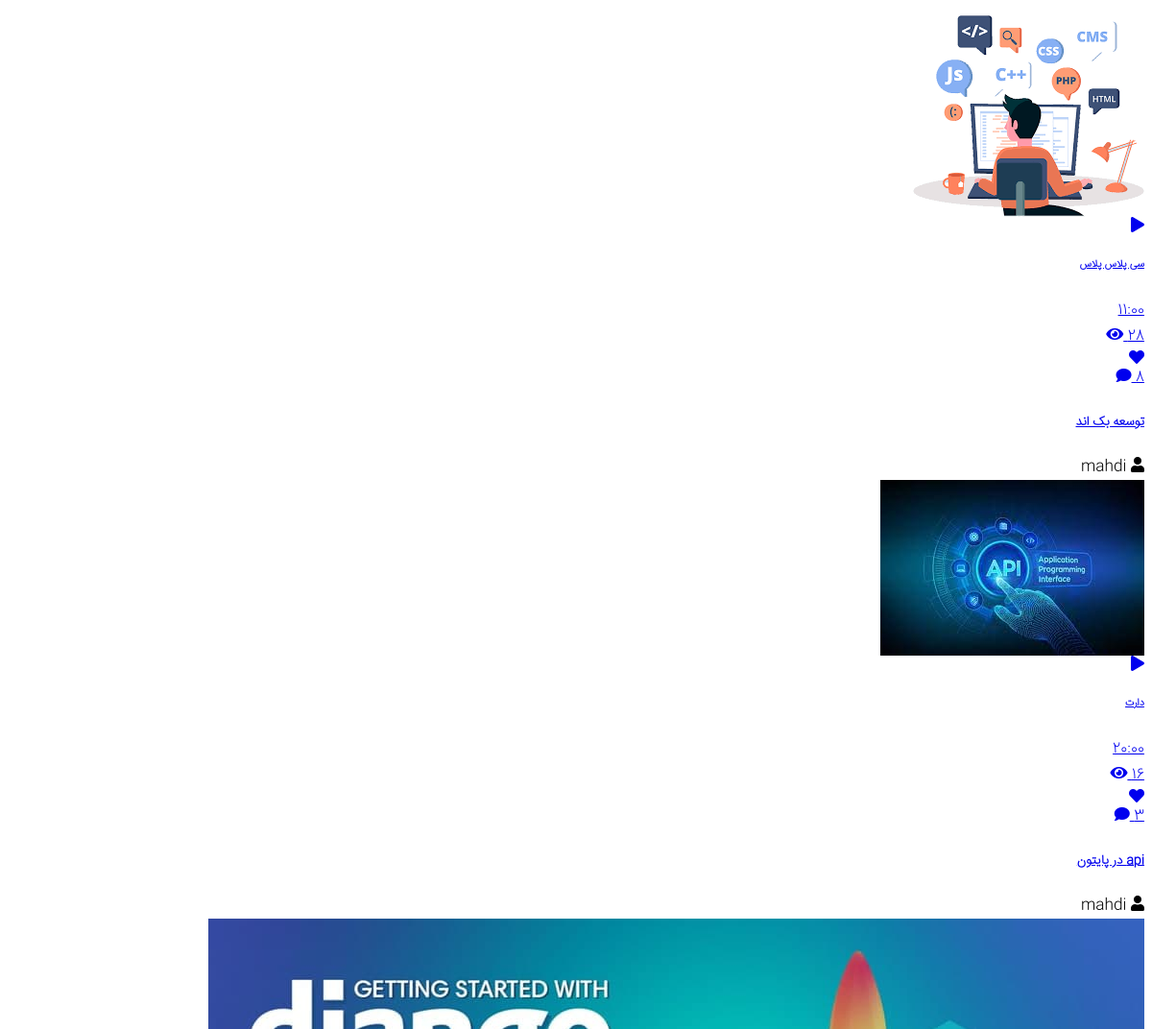
Before: /category/سی-پلاس-پلاس/ (middle part) with the older database file.
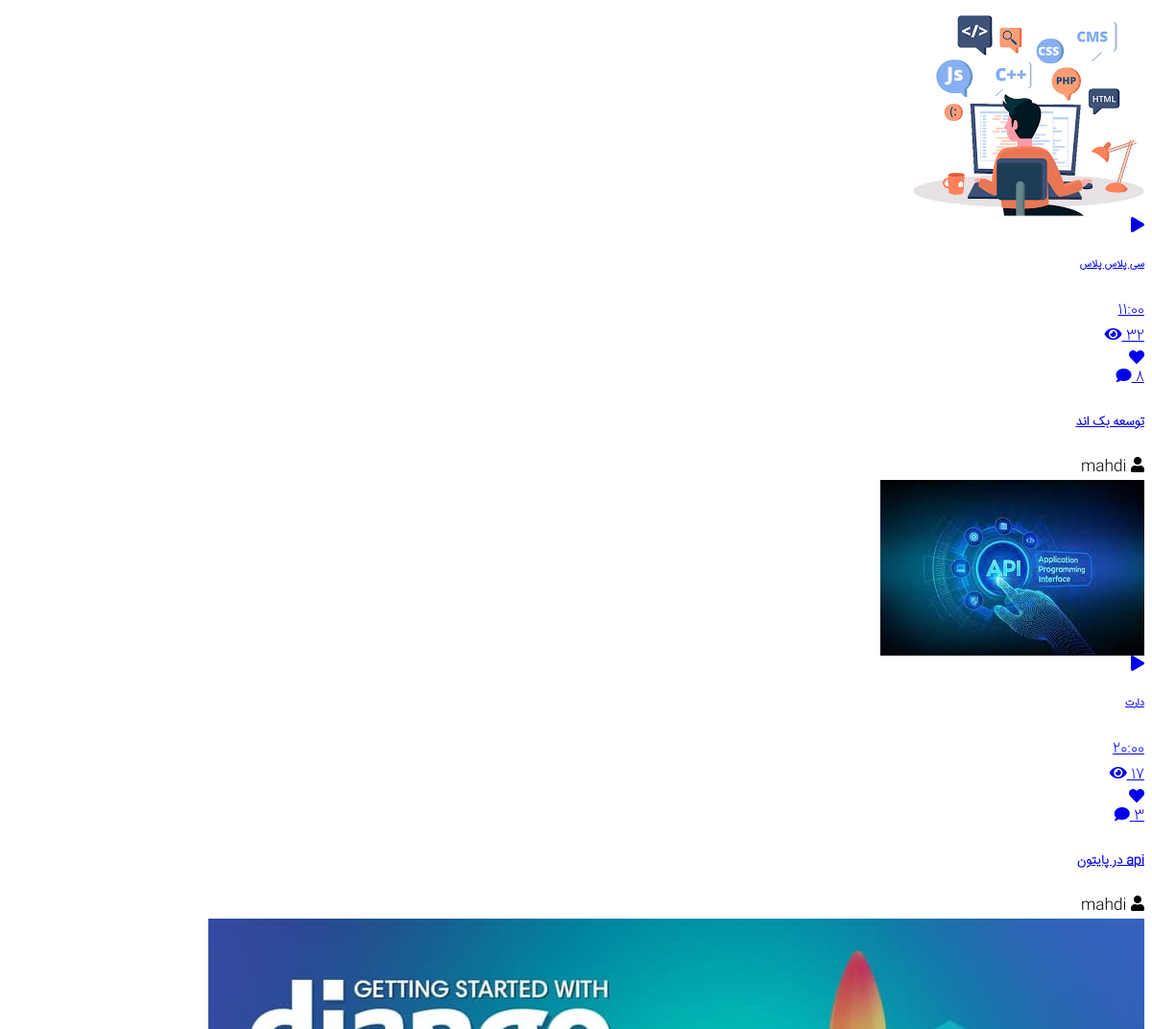
After: the same page with the newer database file.
### Tutorial_app/models.py (models this page shows, shortened)
class VideoTutorial(models.Model):
    teacher=models.ForeignKey(Techer,on_delete=models.CASCADE,related_name="video_tutorial")
    video=models.FileField(upload_to="videototorial/video")
    titel=models.CharField(max_length=100,unique=True)
    video_cover=models.FileField(upload_to="videotutorial/iamge")
    video_time=models.TimeField()
    created=models.DateTimeField(auto_now_add=True)
    view=models.IntegerField(default=0)
    discription=models.TextField()
    tag=models.ManyToManyField(Tags,related_name="videotutorial")
    category=models.ManyToManyField(SubCategory,related_name="videotutorial")
    slug=models.SlugField(null=True,blank=True,allow_unicode=True)
    is_active=models.BooleanField(default=False)
    special_video=models.BooleanField()
    class Meta:
        ordering=("-created",)
    def get_absulot_url(self):
        return reverse("Home:detail_video",kwargs={"slug":self.slug})

class SubCategory(models.Model):
    category=models.ManyToManyField(Category,related_name="subcategory")
    name=models.CharField(max_length=30)
    slug=models.SlugField(null=True,blank=True,allow_unicode=True)
    created=models.DateTimeField(auto_now_add=True)
    def __str__(self):
        return self.name

### Acount_app/models.py (models this page shows, shortened)
class Techer(models.Model):
    user=models.ForeignKey(User,on_delete=models.CASCADE,related_name="teacher")
    about_me=models.TextField()
    followers=models.ManyToManyField(User,related_name="followers",null=True,blank=True)
    slug=models.SlugField(null=True,blank=True,allow_unicode=True)
    resume=models.FileField(upload_to="teacher/cv",null=True,blank=True)
    is_active=models.BooleanField(default=False)

class User(AbstractBaseUser):
    email = models.EmailField(
        verbose_name='email address',
        max_length=255,
        unique=True,
    )
    username=models.CharField(max_length=100)
    phone_number = models.CharField(max_length=15, blank=True, null=True)
    image = models.FileField(upload_to="user/image", default="defult/index.jpg", blank=True, null=True)
    is_teacher = models.BooleanField(default=False)
    is_active = models.BooleanField(default=True)
    is_admin = models.BooleanField(default=False)
    full_name=models.CharField(max_length=50)
    special_user=models.DateTimeField(default=timezone.now())
    objects = MyUserManager()
    USERNAME_FIELD = 'email'

### Home_app/views.py (called while the page is built)
def CategoryVideo(request,slug):
    sub=SubCategory.objects.get(slug=slug)
    video=sub.videotutorial
    return render(request,"Home_app/CategoryVideo.html",{"video":video})

### context_processor/context_processor.py (called while the page is built)
def categorydata(request):
    context=Category.objects.all()
    return {
        "category":context
    }

def check_activ_teacher(request):
    if request.user.is_authenticated:
        user=request.user
        teacher=Techer.objects.filter(user=user,is_active=True).exists()
        if teacher:
            return {"is_teacher":True}
        return {"is_teacher":False}
    return {"is_teacher": False}

### Home_app/templates/Home_app/CategoryVideo.html (shortened to what this page needs)
{% extends "base.html" %}
{% load static %}
{% block content %}
    <main>
        <section class="py-5">
            <div class="container">
                <div class="row">
                    {% for item in video.all %}
                    <div class="col-md-6 col-lg-4 my-2">
                        <div class="custom-bg">
                            <div class="video-card">
                                <a href="video-detail.html" class="position-relative d-block ">
                                    <img src="{{ item.video_cover.url }}" alt="" class="img-fluid w-100 h-100">
                                    <div class="video-play-btn">
                                        <i class="fa fa-play"></i>
                                    </div>
                                    <div class="d-flex align-items-center justify-content-between video-category-time">
                                        <h6 class="">{{ item.category.all.0 }}</h6>
                                        <span class="vid-time">{{ item.video_time }}</span>
                                    </div>
                                    <div class="video-card-details">
                                        <div>
                                            <span>{{ item.view }}</span>
                                            <i class="fa fa-eye"></i>
                                        </div>
                                        <div>
                                            <i class="fa fa-heart"></i>
                                        </div>
                                        <div>
                                            <span>{{ item.comment.all.count }}</span>
                                            <i class="fa fa-comment"></i>
                                        </div>
                                    </div>
                                </a>
                            </div>
                            <a href="{{ item.get_absulot_url }}">
                                <h5 class="video-card-title m-2">{{ item.titel }}</h5>
                            </a>
                            <div class="my-3 pb-3 mx-2">
                                <i class="fa fa-user  ml-1 "></i>
                                <span>{{ item.teacher.user.username }}</span>
                            </div>
                        </div>
                    </div>
                   {% endfor %}
                </div>
            </div>
        </section>
    </main>
    {% endblock %}

Changed rows visible on the page:
changed VideoTutorial "توسعه بک اند": view "28" → "32"
changed VideoTutorial "api در پایتون": view "16" → "17"
